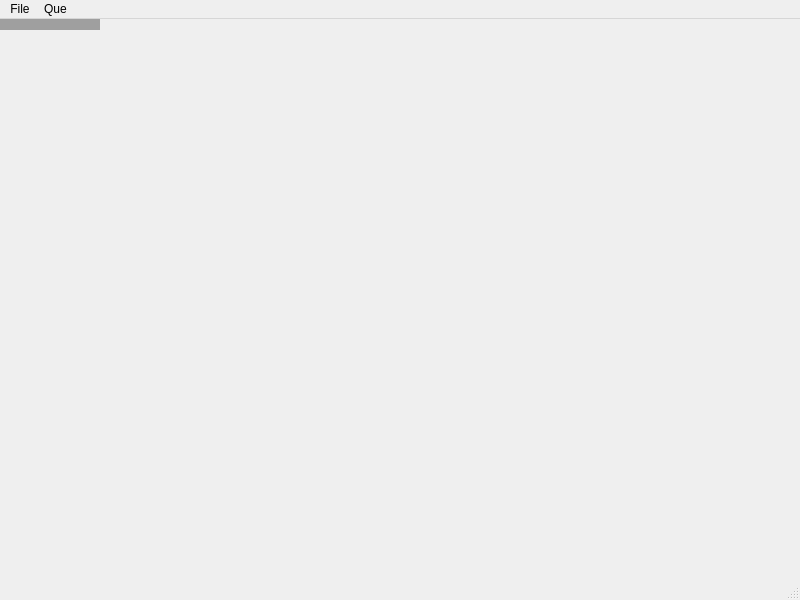
<?xml version="1.0" encoding="UTF-8"?>
<ui version="4.0">
 <class>MainWindow</class>
 <widget class="QMainWindow" name="MainWindow">
  <property name="geometry">
   <rect>
    <x>0</x>
    <y>0</y>
    <width>800</width>
    <height>600</height>
   </rect>
  </property>
  <property name="windowTitle">
   <string>NitroEdit</string>
  </property>
  <widget class="QMdiArea" name="mdiArea"/>
  <widget class="QMenuBar" name="menuBar">
   <property name="geometry">
    <rect>
     <x>0</x>
     <y>0</y>
     <width>800</width>
     <height>30</height>
    </rect>
   </property>
   <widget class="QMenu" name="fileMenu">
    <property name="title">
     <string>File</string>
    </property>
    <addaction name="openAction"/>
   </widget>
   <widget class="QMenu" name="menuQue">
    <property name="title">
     <string>Que</string>
    </property>
   </widget>
   <addaction name="fileMenu"/>
   <addaction name="menuQue"/>
  </widget>
  <widget class="QStatusBar" name="statusBar"/>
  <action name="openAction">
   <property name="text">
    <string>Open</string>
   </property>
  </action>
 </widget>
 <resources/>
 <connections/>
</ui>
